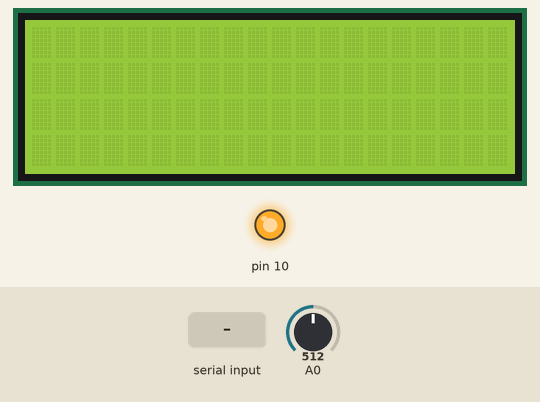
Bench run of a sketch on a simulated Arduino Leonardo, built with avr-gcc and run on an emulated ATmega32U4. Parts: 20×4 character LCD, output pins drawn as LEDs (lit = HIGH). The inputs (shaded band) are chosen by the test bench; at power-on: A0 = 512. USB keyboard and mouse output is not drawn.

Above: at 1.2 s.
1.3 s: "1" received over the second serial link
At 2.0 s:
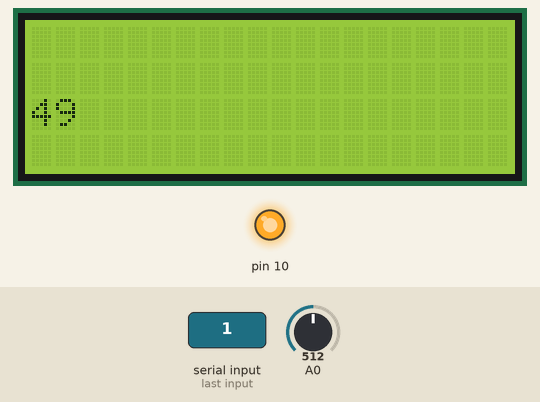
2.8 s: "0" received over the second serial link
Timing chart, 0 to 5.8 s (numbered marks = the images above; inputs shaded):
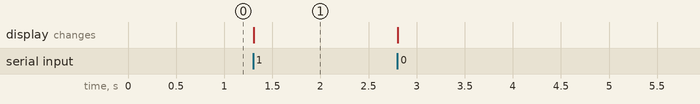

The sketch:

COM_TEST_SCALE.ino
```cpp
#include <EEPROM.h>
#include <Keyboard.h>
#include <LiquidCrystal.h>
LiquidCrystal lcd(8, 9, 4, 5, 6, 7);  //LCD standart
int lcd_key     = 0; //
int lcd_key_prev= 5; //исходное состояние джойстика
int adc_key_in  = 0; //сигнал от джойстика
#define btnRIGHT     0
#define btnUP        1
#define btnDOWN      2
#define btnLEFT      3
#define btnSELECT    4
#define btnNONE      5

#define RS232PORT Serial1
#define RS232BAUDRATE 4800

int weight = 1234; //B1100001001; //777


void setup()
{
 Serial.begin (9600); lcd.begin(20, 4);  Keyboard.begin();
 pinMode(10,OUTPUT); digitalWrite(10, 1); //Включаем Подсветка LCD
 Serial1.begin (4800);
 lcd.clear() ;
}


void loop() {

byte cData[10];
int nBytesAvail =0;
int nBytes = 0;

key_read ();   //чтение кнопок с защитой от дребезга;
          if (lcd_key == 1){Serial1.write(0x45);}
          if (lcd_key == 2){Serial1.write(0x4A);}
          if (lcd_key == 0){lcd.clear();}
          if (lcd_key == 3){
           // for (int a = 0; a <2; a++){
            Serial1.write(weight);
            Serial1.write(weight >>8);
            //}
          }

if (Serial1.available()>0) {
                lcd.clear() ;// lcd.setCursor(0,1); lcd.print (nBytesAvail);
                for (int n=0; n < 14; n=n+3){
                nBytes = Serial1.read();
                lcd.setCursor(n,2); if (nBytes>0)lcd.print(nBytes);
                delay (50);
                }
 }
}
int key_read ()    //чтение кнопок с защитой от дребезга
          {
          lcd_key = read_LCD_buttons();  // read the buttons
          delay (10);
          if (lcd_key != lcd_key_prev) lcd_key_prev = lcd_key; //блокируем повторы
          else lcd_key = 5;
          return lcd_key;
          }

int read_LCD_buttons() //считываем нажатие джойстика Моя плата
          {
     //    Serial.println (adc_key_in = analogRead(0));
          adc_key_in = analogRead(0);
          if (adc_key_in > 950)  return btnNONE;
          if (adc_key_in < 50)   return btnUP;
          if (adc_key_in < 600)  return btnRIGHT;
          if (adc_key_in < 720)  return btnDOWN;
          if (adc_key_in < 800)  return btnSELECT;
          if (adc_key_in < 900)  return btnLEFT;
          return btnNONE;
          }
/*


//int n=0;

if (Serial1.available()>0) {
//do
lcd.clear() ;
for (int n=0; n<15; n=n+3) {
byte a = Serial1.read();   Serial.println(a);
lcd.setCursor(n,1); lcd.print (a, DEC);
//delay(100);
   }
  }
//while (Serial1.available());

}

*/
```

Measured:
- after the input at 1.3 s, the display: changes at once (image 1)
